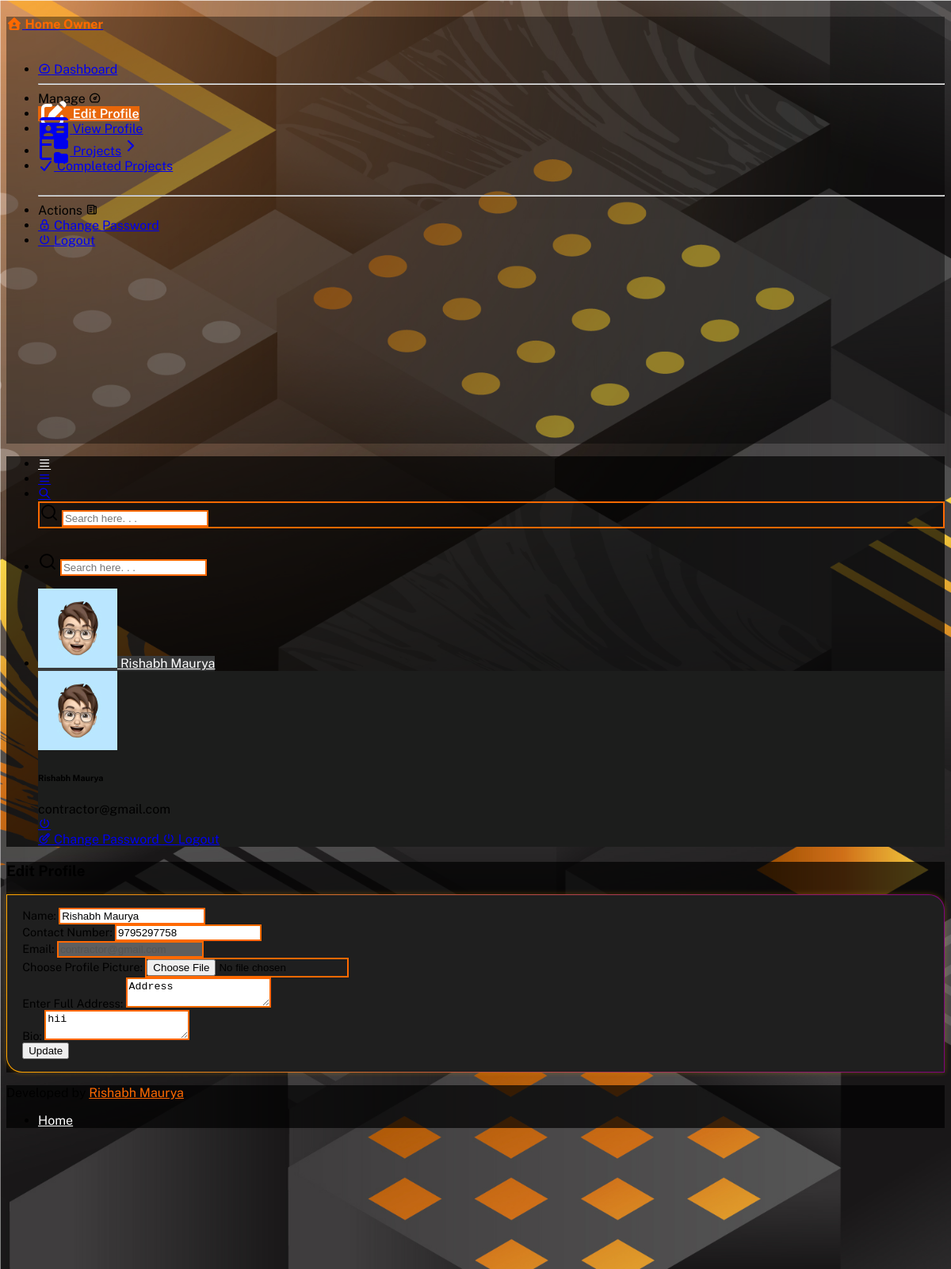
Screenshot of /homeowner/homeowneredit/ (signed in) with the database file from the repository.
### sbhapp/models.py (models this page shows, shortened)
class UserInfo(models.Model):
    name = models.CharField(max_length=100)
    email = models.EmailField(max_length=200)
    contactno = models.CharField(max_length=15)
    address = models.TextField()
    picture = models.ImageField(upload_to='profiles',blank=True)
    bio = models.TextField()
    login = models.OneToOneField(LoginInfo,on_delete=models.CASCADE)

### homeownerapp/views.py (the view, shortened to what this page needs)
# urls.py: path('homeowneredit/',views.homeowneredit,name='homeowneredit'),
@cache_control(no_cache=True, must_revalidate=True, no_store=True)
def homeowneredit(request):
    if not 'homeownerid' in request.session:
        messages.error(request,"You are not logged in ")
        return redirect('signin')
    homeownerid = request.session.get('homeownerid')
    homeowner = UserInfo.objects.filter(email=homeownerid).first()
    context = {
        'name':homeowner.name,
        'homeownerid':homeownerid,
        'homeowner':homeowner,
    }
    return render(request,'homeowneredit.html',context)

### homeownerapp/templates/homeowneredit.html (shortened to what this page needs)
{% extends 'homeownerbase.html' %}
{% block homeownerbase %}
<div class="row ">
    <div class="col-sm-12">
        <h3 class="text-light text-center mb-4">Edit Profile</h3>
    </div>
    <div class="col-11 col-sm-10 col-md-8 col-lg-7 col-xl-6 mx-auto card px-5 pt-5 pb-4 rounded-0">
        <form method="post" class="row g-4" enctype="multipart/form-data">
    <div class="col-sm-6">
        <label for="n" class="form-lable text-light">Name:</label>
        <input type="text" value="{{homeowner.name}}" name="name" id="n" class="form-control">
    </div>
    <div class="col-sm-6">
        <label for="no" class="form-lable text-light">Contact Number:</label>
        <input type="text" value="{{homeowner.contactno}}" name="contactno" id="no" class="form-control">
    </div>
    <div class="col-sm-6">
        <label for="e" class="form-lable text-light">Email:</label>
        <input type="text" value="{{homeowner.email}}" name="email" id="e" class="form-control" disabled>
    </div>
    <div class="col-sm-6">
        <label for="p" class="form-lable text-light">Choose Profile Picture:</label>
        <input type="file" name="profile" id="p" class="form-control">
    </div>
    <div class="col-sm-12">
        <label for="a" class="form-lable text-light">Enter Full Address:</label>
        <textarea name="address" id="a" class="form-control">{{homeowner.address}}</textarea>
    </div>
    <div class="col-sm-12">
        <label for="b" class="form-lable text-light">Bio:</label>
        <textarea name="bio" id="b" class="form-control">{{homeowner.bio}}</textarea>
    </div>
    <div class="col-sm-12 text-center">
        <button class="btn btn-success" type="submit">Update</button>
    </div>
</form>
    </div>
</div>
{% endblock %}

### homeownerapp/templates/homeownerbase.html (shortened to what this page needs)
{% load static %}
<!DOCTYPE html>
<html lang="en">
<head>
  <link rel="stylesheet" href="{% static 'admin/assets/css/plugins/dataTables.bootstrap5.min.css' %}">
  <link rel="stylesheet" href="{% static 'admin/assets/fonts/tabler-icons.min.css' %}">
  <link rel="stylesheet" href="{% static 'admin/assets/fonts/feather.css' %}">
  <link rel="stylesheet" href="{% static 'admin/assets/fonts/fontawesome.css' %}">
  <link rel="stylesheet" href="{% static 'admin/assets/fonts/material.css' %}">
  <link rel="stylesheet" href="{% static 'admin/assets/css/style.css' %}" id="main-style-link">
  <link rel="stylesheet" href="{% static 'admin/assets/css/style-preset.css' %}">
  <link rel="stylesheet" href="https://cdnjs.cloudflare.com/ajax/libs/font-awesome/7.0.0/css/all.min.css"
 />
  <link rel="stylesheet" href="{% static 'css/style2.css' %}">
</head>
<body data-pc-preset="preset-1" data-pc-direction="ltr" data-pc-theme="ligth" class="text-light bg1">
  <nav class="pc-sidebar bg-dark bg1" style="border: none; box-shadow: none;">
    <div class="bd1">
      <div class="navbar-wrapper">
      <div class="m-header">
        <a href="{% url 'index' %}" class="b-brand text-light">
            <h4 style="color: #ff6900;"><i class="fa-solid fa-house-user text-light"></i> Home Owner</h4>
        </a>
      </div>
      <div class="navbar-content">
        <ul class="pc-navbar">
          <li class="pc-item hv2">
            <a href="{% url 'homeownerdash' %}" class="pc-link text-light">
              <span class="pc-micon"><i class="ti ti-dashboard"></i></span>
              <span class="pc-mtext">Dashboard</span>
            </a>
          </li>
          <hr>
          <li class="pc-item pc-caption text-light">
            <label>Manage</label>
            <i class="ti ti-dashboard"></i>
          </li>
          <li class="pc-item pc-hasmenu hv2">
            <a href="{% url 'homeowneredit' %}" class="pc-link text-light">
              <span class="pc-micon"><i class="fa-solid fa-pen-to-square fa-2xl"></i></span>
              <span class="pc-mtext">Edit Profile</span>
            </a>
          </li>
          <li class="pc-item pc-hasmenu hv2">
            <a href="{% url 'homeownerprofile' %}" class="pc-link text-light">
              <span class="pc-micon"><i class="fa-solid fa-id-card fa-2xl"></i></span>
              <span class="pc-mtext">View Profile</span>
            </a>
          </li>
          <li class="pc-item pc-hasmenu">
            <a href="#!" class="pc-link text-light hv2">
              <span class="pc-micon"><i class="fa-solid fa-folder-tree fa-2xl"></i></span>
              <span class="pc-mtext">Projects</span><span class="pc-arrow"><i
                  data-feather="chevron-right"></i></span>
            </a>
          </li>
           <li class="pc-item hv2">
            <a href="{% url 'homeownercompletedprojects' %}" class="pc-link text-light">
              <span class="pc-micon"><i class="fa-solid fa-check"></i></span>
              <span class="pc-mtext">Completed Projects</span>
            </a>
          </li>
          <br>
          <hr>
          <li class="pc-item pc-caption text-light">
            <label>Actions</label>
            <i class="ti ti-news"></i>
          </li>
          <li class="pc-item hv2">
            <a href="{% url 'homeownerchangepassword' %}" class="pc-link text-light">
              <span class="pc-micon"><i class="ti ti-lock"></i></span>
              <span class="pc-mtext">Change Password</span>
            </a>
          </li>
          <li class="pc-item hv2">
            <a href="{% url 'homeownerlogout' %}" class="pc-link text-light">
              <span class="pc-micon"> <i class="ti ti-power"></i></span>
              <span class="pc-mtext">Logout</span>
            </a>
          </li>
        </ul>
      </div>
    </div>
    </div>
  </nav>
  <header class="pc-header bg1" style="border: none; box-shadow: none; background-color: #393a3b;">
    <div class="header-wrapper b1">
      <div class="me-auto pc-mob-drp">
        <ul class="list-unstyled">
          <li class="pc-h-item pc-sidebar-collapse">
            <a href="#" class="pc-head-link ms-0 hv1" id="sidebar-hide">
              <i class="ti ti-menu-2 ida"></i>
            </a>
          </li>
          <li class="pc-h-item pc-sidebar-popup">
            <a href="#" class="pc-head-link ms-0" id="mobile-collapse">
              <i class="ti ti-menu-2 text-white"></i>
            </a>
          </li>
          <li class="dropdown pc-h-item d-inline-flex d-md-none">
            <a class="pc-head-link dropdown-toggle arrow-none m-0" data-bs-toggle="dropdown" href="#" role="button"
              aria-haspopup="false" aria-expanded="false">
              <i class="ti ti-search text-white"></i>
            </a>
            <div class="dropdown-menu pc-h-dropdown drp-search">
              <form class="px-3">
                <div class="form-group mb-0 d-flex align-items-center place">
                  <i data-feather="search"></i>
                  <input type="search" class="form-control shadow-none" placeholder="Search here. . ." class="place">
                </div>
              </form>
            </div>
          </li>
          <li class="pc-h-item d-none d-md-inline-flex">
            <form class="header-search">
              <i data-feather="search" class="icon-search"></i>
              <input type="search" class="form-control" placeholder="Search here. . .">
            </form>
          </li>
        </ul>
      </div>
      <div class="ms-auto">
        <ul class="list-unstyled">
          <li class="dropdown pc-h-item header-user-profile">
            <a class="pc-head-link dropdown-toggle arrow-none me-0 hv4" data-bs-toggle="dropdown" href="#" role="button"
              aria-haspopup="false" data-bs-auto-close="outside" aria-expanded="false">
              <img src="{% static 'admin/assets/images/user/avatar-2.jpg' %}" alt="user-image" class="user-avtar">
              <span class="text-light">{{name}}</span>
            </a>
            <div class="dropdown-menu dropdown-user-profile dropdown-menu-end pc-h-dropdown"
              style="background-color: #1c1d1c;">
              <div class="dropdown-header">
                <div class="d-flex mb-1">
                  <div class="flex-shrink-0">
                    <img src="{% static 'admin/assets/images/user/avatar-2.jpg' %}" alt="user-image"
                      class="user-avtar wid-35">
                  </div>
                  <div class="flex-grow-1 ms-3">
                    <h6 class="mb-1  text-light">{{name}}</h6>
                    <span>{{homeownerid}}</span>
                  </div>
                  <a href="{% url 'homeownerlogout' %}" class="pc-head-link bg-transparent"><i
                      class="ti ti-power text-danger"></i></a>
                </div>
              </div>
              <div class="tab-content" id="mysrpTabContent">
                <div class="tab-pane fade show active" id="drp-tab-1" role="tabpanel" aria-labelledby="drp-t1"
                  tabindex="0">
                  <a href="{% url 'homeownerchangepassword' %}" class="dropdown-item hv3">
                    <i class="ti ti-edit-circle text-light"></i>
                    <span class=" text-light">Change Password</span>
                  </a>
                  <a href="{% url 'homeownerlogout' %}" class="dropdown-item hv3">
                    <i class="ti ti-power  text-light"></i>
                    <span class=" text-light">Logout</span>
                  </a>
                </div>
              </div>
            </div>
          </li>
        </ul>
      </div>
    </div>
  </header>
  <div class="pc-container b1">
    <div class="pc-content">
      {% block homeownerbase %}
      {% endblock %}
    </div>
  </div>
  <footer class="pc-footer b1">
    <div class="footer-wrapper container-fluid">
      <div class="row">
        <div class="col-10 my-1">
          <p class="m-0">Developed by <a href="{% url 'aboutdev' %}" target="_blank" style="color: #ff6900;">Rishabh
              Maurya</a>.</p>
        </div>
        <div class="col-2 text-end my-1">
          <ul class="list-inline footer-link mb-0">
            <li class="list-inline-item"><a href="{% url 'index' %}" class="hv1">Home</a></li>
          </ul>
        </div>
      </div>
    </div>
  </footer>
</body>
</html>

### sbhapp/static/css/style.css (style rules this page uses)
body { overflow-x: hidden; }
.card { background-color: #1e1e1e !important; border: 1px solid transparent; background: linear-gradient(#1f1f1f, #1f1f1f) padding-box, linear-gradient(to right, orange, purple) border-box; box-shadow: 0 0 6px rgba(255, 165, 0, 0.3); }

### homeownerapp/static/css/style2.css (style rules this page uses)
body { font-family: 'Poppins', sans-serif; }
.bg1 { background-image: url('../images/bg/12.jpg'); background-size: cover; background-repeat: no-repeat; background-attachment: fixed; }
.bd1 { background-color: rgba(0, 0, 0, 0.4); }
.b1 { background-image: linear-gradient(rgba(0, 0, 0, 0.7), rgba(0, 0, 0, 0.7)); background-size: cover; background-position: center; }
.ida { color: white !important; }
.card { background-color: #1e1e1e !important; border: 1px solid transparent; background: linear-gradient(#1f1f1f, #1f1f1f) padding-box, linear-gradient(to right, orange, purple) border-box; border-radius: 12px; box-shadow: 0 0 6px rgba(255, 165, 0, 0.3); transition: .5s; display: grid; gap: .3rem; padding: 1rem; height: auto; padding: 1rem 1.2rem; font-size: 0.9rem; border-radius: 0px 20px 0px 20px; }
.hv1 { color: white !important; transition: .5s; }
.hv3 { background-color: #1c1d1c; transition: 1s; }
.hv4 { background-color: #393a3b !important; color: white; transition: .5s; }
.pc-item.active > .pc-link { background-color: #ff6b01d7 !important; color: #ffffff !important; font-weight: 600; }
.pc-item.active i { color: #ffffff !important; }
.place { margin-bottom: 30px; border:2px solid #ff6900 ; }
.place { border: 2px solid #ff6900 !important; }
.form-control { border: 2px solid #ff6900 !important; }

### rows the page displays
UserInfo: name "Rishabh Maurya", email "contractor@gmail.com", contactno "9795297758", address "Address", bio "hii"
